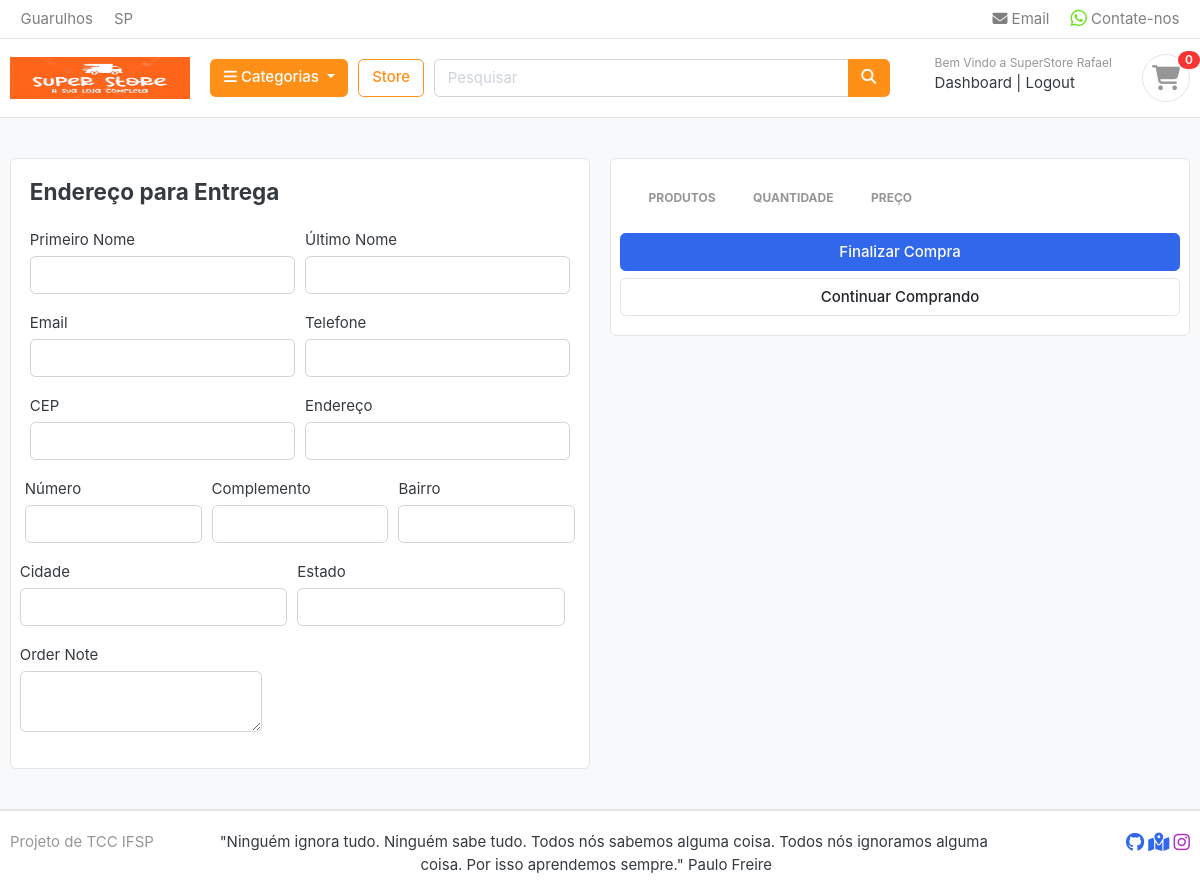
Page /cart/checkout/ (signed in) on the earlier database version.
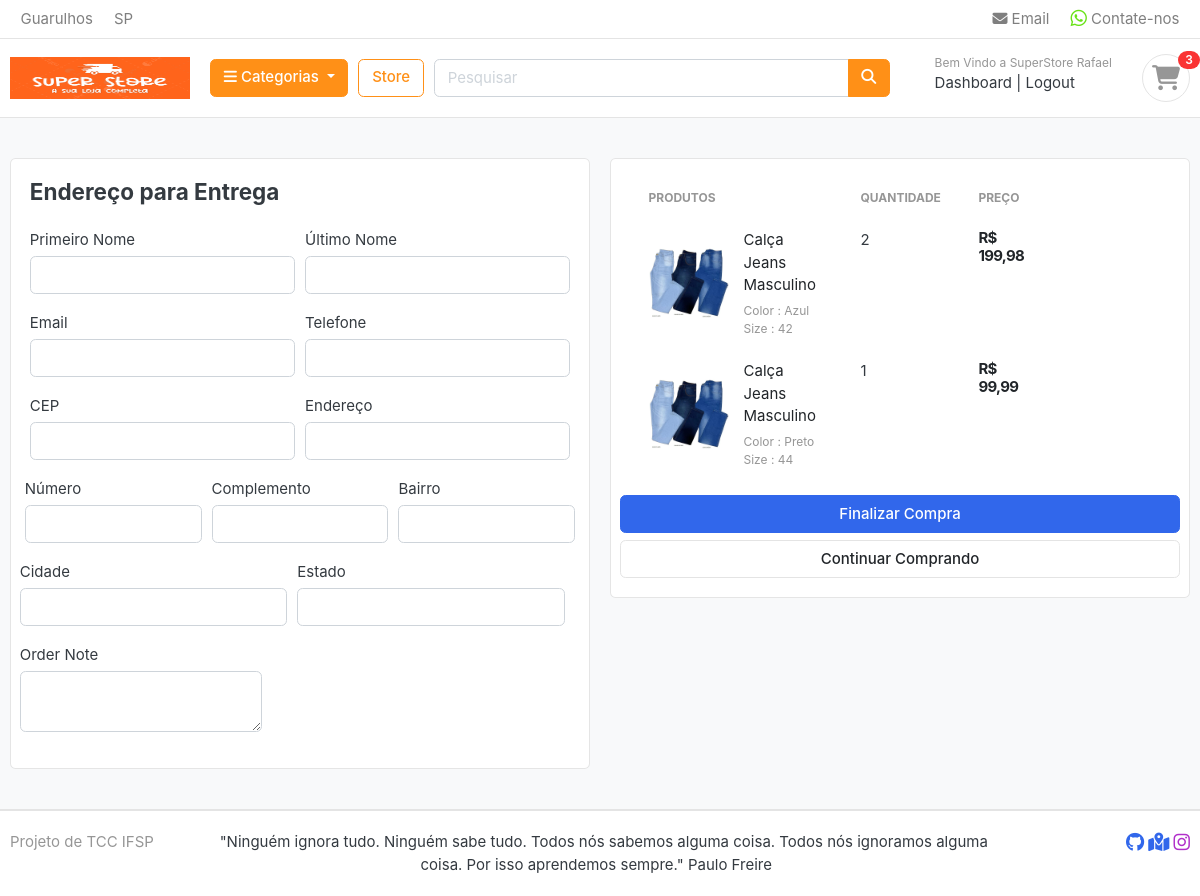
Same page on the later database version.
### carts/models.py (models this page shows, shortened)
class CartItem(models.Model):
    user = models.ForeignKey(Account, on_delete=models.CASCADE, null=True)
    produto = models.ForeignKey(Produto, on_delete=models.CASCADE)
    variations = models.ManyToManyField(Variation, blank=True)
    cart = models.ForeignKey(Cart, on_delete=models.CASCADE, null=True)
    quantidade = models.IntegerField()
    is_active = models.BooleanField(default=True)
    def sub_total(self):
        return self.produto.preco * self.quantidade

### store/models.py (models this page shows, shortened)
class Produto(models.Model):
    produto_nome = models.CharField(max_length=200, unique=True)
    slug = models.SlugField(max_length=200, unique=True)
    descricao = models.TextField(max_length=800, blank=True)
    preco = models.FloatField()
    foto = models.ImageField(upload_to='photos/produtos')
    estoque = models.IntegerField()
    avaliavel = models.BooleanField(default=True)
    categoria = models.ForeignKey(Categoria, on_delete=models.CASCADE)
    criado_date = models.DateTimeField(auto_now_add=True)
    modificado_date = models.DateTimeField(auto_now_add=True)
    class Meta:
        verbose_name = 'produto'
        verbose_name_plural  ='produtos'
    def get_url(self):
        return reverse('product_detail', args=[self.categoria.slug, self.slug])

class Variation(models.Model):
    produto = models.ForeignKey(Produto, on_delete=models.CASCADE)
    variation_categoria = models.CharField(max_length=100, choices=variation_categoria_choice)
    variation_valor = models.CharField(max_length=100)
    is_active = models.BooleanField(default=True)
    created_date = models.DateTimeField(auto_now=True)
    objects = VariationManager()

### carts/views.py (the view)
# urls.py: path('checkout/', views.checkout, name='checkout'),
@login_required(login_url='login')
def checkout(request, total=0, quantidade=0, cart_items=None):
    try:
        taxa = 0
        grand_total = 0
        if request.user.is_authenticated:
            cart_items = CartItem.objects.filter(user=request.user, is_active=True)
        else:
            cart = Cart.objects.get(cart_id=_cart_id(request))
            cart_items = CartItem.objects.filter(cart=cart, is_active=True)
        for cart_item in cart_items:
            quantidade += cart_item.quantidade
            total += cart_item.produto.preco * cart_item.quantidade
        if total < 500:
            taxa = (3 * total) / 100
        else:
            taxa = (2 * total) / 100
        grand_total = total + taxa
    except ObjectDoesNotExist:
        pass
    context = {
        "total": total,
        "quantidade": quantidade,
        "cart_items": cart_items,
        "taxa": taxa,
        "grand_total": grand_total,
    }
    return render(request, 'store/checkout.html', context)

### carts/context_processors.py (called while the page is built)
def contador(request):
    cart_count = 0
    if 'admin' in request.path:
        return {}
    else:
        try:
            cart = Cart.objects.filter(cart_id=_cart_id(request))
            if request.user.is_authenticated:
                cart_items = CartItem.objects.all().filter(user=request.user)
            else:
                cart_items = CartItem.objects.all().filter(cart=cart[:1])
            for cart_item in cart_items:
                cart_count = cart_count + cart_item.quantidade
        except Cart.DoesNotExist:
            cart_count = 0
    return dict(cart_count=cart_count)

### carts/views.py (called while the page is built)
def _cart_id(request):
    cart = request.session.session_key
    if not cart:
        cart = request.session.create()
    return cart

### categoria/context_processors.py (called while the page is built)
def menu_links(request):
    links = Categoria.objects.all()
    return dict(links=links)

### categoria/models.py (called while the page is built)
    def get_url(self):
        return reverse('produtos_por_categoria', args=[self.slug])

### templates/store/checkout.html (shortened to what the changed rows need)
{% extends 'base.html' %}
{% load static %}
{% block content %}
<section class="section-content padding-y bg">
    <div class="container">
        <div class="row">
            <aside class="col-lg-6">
                <div class="card">
                    <div class="card-body">
                        <div class="row">
                            <aside class="col-lg-6">
                                <table class="table table-borderless table-shopping-cart">
                                    <thead class="text-muted">
                                        <tr class="small text-uppercase">
                                            <th scope="col">Produtos</th>
                                            <th scope="col" width="120">Quantidade</th>
                                            <th scope="col" width="120">Preço</th>
                                        </tr>
                                    </thead>
                                    <tbody>
                                        {% for cart_item in cart_items %}
                                        <tr>
                                            <td>
                                                <figure class="itemside align-items-center">
                                                    <div class="aside"><img src="{{ cart_item.produto.foto.url }}"
                                                            class="img-sm">
                                                    </div>
                                                    <figcaption class="info">
                                                        <a href="{{ cart_item.produto.get_url }}"
                                                            class="title text-dark">{{ cart_item.produto.produto_nome }}</a>
                                                        <p class="text-muted small">
                                                            {% if cart_item.variations.all %}
                                                            {% for item in cart_item.variations.all %}
                                                            {{item.variation_categoria | capfirst}} :
                                                            {{item.variation_valor | capfirst}} <br>
                                                            {% endfor %}
                                                            {% endif %}
                                                        </p>
                                                    </figcaption>
                                                </figure>
                                            </td>
                                            <td>
                                                <label for="">{{ cart_item.quantidade }}</label>
                                            </td>
                                            <td>
                                                <div class="price-wrap">
                                                    <var class="price">R$
                                                        {{ cart_item.sub_total|floatformat:2 }}</var>
                                                </div>
                                            </td>
                                        </tr>
                                        {% endfor %}
                                    </tbody>
                                </table>
                            </aside>
                        </div>
                    </div>
            </aside>
        </div>
    </div>
</section>
{% endblock %}

### templates/includes/nav.html (shortened to what this page needs)
{% load static %}
<header class="section-header">
    <nav class="navbar p-md-0 navbar-expand-sm navbar-light border-bottom">
        <div class="container">
            <div class="collapse navbar-collapse" id="navbarTop4">
                <ul class="navbar-nav mr-auto">
                    <li class="nav-item dropdown">
                        <a href="#" class="nav-link"> Guarulhos </a>
                    </li>
                    <li class="nav-item dropdown">
                        <a href="#" class="nav-link"> SP </a>
                    </li>
                </ul>
                <ul class="navbar-nav">
                    <li><a href="#" class="nav-link"> <i class="fa-solid fa-envelope"></i> Email </a></li>
                    <li><a href="https://api.whatsapp.com/send/?phone=5511965739330&text&type=phone_number&app_absent=0"
                            class="nav-link" target="_blank"> </i> Contate-nos </a></li>
                </ul>
            </div>
        </div>
    </nav>
    <section class="header-main border-bottom">
        <div class="container">
            <div class="row align-items-center">
                <div class="col-lg-2 col-md-3 col-6">
                    <a href="{% url 'home' %}" class="brand-wrap">
                        <img class="logo" src="{% static 'images/logo_oficial.png' %}" width="180">
                    </a>
                </div>
                <div class="col-lg col-sm col-md col-6 flex-grow-0">
                    <div class="category-wrap dropdown d-inline-block float-right">
                        <button type="button" class="btn btn-warning dropdown-toggle" data-toggle="dropdown"
                            aria-expanded="false">
                            <i class="fa fa-bars"></i> Categorias
                        </button>
                    </div>
                </div>
                <a href="{% url 'store' %}" class="btn btn-outline-warning">Store</a>
                <div class="col-lg  col-md-6 col-sm-12 col">
                    <form action="{% url 'search' %}" class="search" method="GET">
                        <div class="input-group w-100">
                            <input type="text" class="form-control" style="width:60%;" placeholder="Pesquisar"
                                name="keyword">
                            <div class="input-group-append">
                                <button class="btn btn-warning" type="submit">
                                    <i class="fa fa-search"></i>
                                </button>
                            </div>
                        </div>
                    </form>
                </div>
                <div class="col-lg-3 col-sm-6 col-8 order-2 order-lg-3">
                    <div class="d-flex justify-content-end mb-3 mb-lg-0">
                        {% if user.id is not None %}
                        <div class="widget-header">
                            <small class="title text-muted">Bem Vindo a SuperStore {{ user.primeiro_nome }}</small>
                            <div>
                                <a href="{% url 'dashboard' %}">Dashboard</a> <span class="dark-transp"> | </span>
                                <a href="{% url 'logout' %}"> Logout</a>
                            </div>
                        </div>
                        {% endif %}
                        <a href="{% url 'cart' %}" class="widget-header pl-3 ml-3">
                            <div class="icon icon-sm rounded-circle border"><i
                                    class="fa-solid fa-cart-shopping fa-beat fa-lg"></i>
                            </div>
                            <span class="badge badge-pill badge-danger notify">{{ cart_count }}</span>
                        </a>
                    </div>
                </div>
            </div>
        </div>
    </section>
</header>

Differences in the rows shown:
added CartItem: produto.foto (picture), produto.produto_nome "Calça Jeans Masculino", quantidade "2", sub_total "199,98"
now on this page (row unchanged): Variation: variation_categoria "Color", variation_valor "Azul", shown under "Calça Jeans Masculino"
now on this page (row unchanged): Variation: variation_categoria "Size", variation_valor "42", shown under "Calça Jeans Masculino"
added CartItem: produto.foto (picture), produto.produto_nome "Calça Jeans Masculino", quantidade "1", sub_total "99,99"
now on this page (row unchanged): Variation: variation_categoria "Color", variation_valor "Preto", shown under "Calça Jeans Masculino"
now on this page (row unchanged): Variation: variation_categoria "Size", variation_valor "44", shown under "Calça Jeans Masculino"
Other differences:
{{ cart_count }}: "0" → "3"
